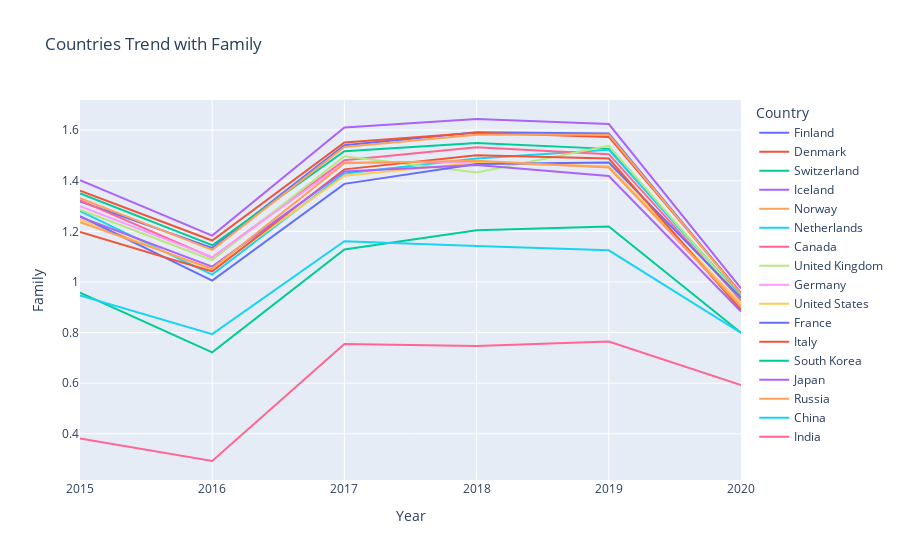

Notebook source saved alongside this figure:
### Code cell
fig=px.line(df_i,x='Year',y='Family',color='Country',title='Countries Trend with Family')
fig.show()

### Figure 1 — Plotly figure (JSON) as saved in the notebook; plotly's stock layout.template omitted (floating-point values rounded to 4 significant figures)
{"data": [{"hovertemplate": "Country=Finland<br>Year=%{x}<br>Family=%{y}<extra></extra>", "legendgroup": "Finland", "line": {"color": "#636efa", "dash": "solid"}, "mode": "lines", "name": "Finland", "orientation": "v", "showlegend": true, "type": "scatter", "x": [2020, 2019, 2018, 2017, 2016, 2015], "xaxis": "x", "y": [0.9543, 1.587, 1.592, 1.54, 1.135, 1.318], "yaxis": "y"}, {"hovertemplate": "Country=Denmark<br>Year=%{x}<br>Family=%{y}<extra></extra>", "legendgroup": "Denmark", "line": {"color": "#EF553B", "dash": "solid"}, "mode": "lines", "name": "Denmark", "orientation": "v", "showlegend": true, "type": "scatter", "x": [2020, 2019, 2018, 2017, 2016, 2015], "xaxis": "x", "y": [0.956, 1.573, 1.59, 1.551, 1.164, 1.361], "yaxis": "y"}, {"hovertemplate": "Country=Switzerland<br>Year=%{x}<br>Family=%{y}<extra></extra>", "legendgroup": "Switzerland", "line": {"color": "#00cc96", "dash": "solid"}, "mode": "lines", "name": "Switzerland", "orientation": "v", "showlegend": true, "type": "scatter", "x": [2020, 2019, 2018, 2017, 2016, 2015], "xaxis": "x", "y": [0.9428, 1.526, 1.549, 1.517, 1.145, 1.35], "yaxis": "y"}, {"hovertemplate": "Country=Iceland<br>Year=%{x}<br>Family=%{y}<extra></extra>", "legendgroup": "Iceland", "line": {"color": "#ab63fa", "dash": "solid"}, "mode": "lines", "name": "Iceland", "orientation": "v", "showlegend": true, "type": "scatter", "x": [2020, 2019, 2018, 2017, 2016, 2015], "xaxis": "x", "y": [0.9747, 1.624, 1.644, 1.611, 1.183, 1.402], "yaxis": "y"}, {"hovertemplate": "Country=Norway<br>Year=%{x}<br>Family=%{y}<extra></extra>", "legendgroup": "Norway", "line": {"color": "#FFA15A", "dash": "solid"}, "mode": "lines", "name": "Norway", "orientation": "v", "showlegend": true, "type": "scatter", "x": [2020, 2019, 2018, 2017, 2016, 2015], "xaxis": "x", "y": [0.9525, 1.582, 1.582, 1.534, 1.127, 1.331], "yaxis": "y"}, {"hovertemplate": "Country=Netherlands<br>Year=%{x}<br>Family=%{y}<extra></extra>", "legendgroup": "Netherlands", "line": {"color": "#19d3f3", "dash": "solid"}, "mode": "lines", "name": "Netherlands", "orientation": "v", "showlegend": true, "type": "scatter", "x": [2020, 2019, 2018, 2017, 2016, 2015], "xaxis": "x", "y": [0.9391, 1.522, 1.488, 1.429, 1.029, 1.28], "yaxis": "y"}, {"hovertemplate": "Country=Canada<br>Year=%{x}<br>Family=%{y}<extra></extra>", "legendgroup": "Canada", "line": {"color": "#FF6692", "dash": "solid"}, "mode": "lines", "name": "Canada", "orientation": "v", "showlegend": true, "type": "scatter", "x": [2020, 2019, 2018, 2017, 2016, 2015], "xaxis": "x", "y": [0.9272, 1.505, 1.532, 1.481, 1.096, 1.323], "yaxis": "y"}, {"hovertemplate": "Country=United Kingdom<br>Year=%{x}<br>Family=%{y}<extra></extra>", "legendgroup": "United Kingdom", "line": {"color": "#B6E880", "dash": "solid"}, "mode": "lines", "name": "United Kingdom", "orientation": "v", "showlegend": true, "type": "scatter", "x": [2020, 2019, 2018, 2017, 2016, 2015], "xaxis": "x", "y": [0.9367, 1.538, 1.433, 1.496, 1.087, 1.285], "yaxis": "y"}, {"hovertemplate": "Country=Germany<br>Year=%{x}<br>Family=%{y}<extra></extra>", "legendgroup": "Germany", "line": {"color": "#FF97FF", "dash": "solid"}, "mode": "lines", "name": "Germany", "orientation": "v", "showlegend": true, "type": "scatter", "x": [2020, 2019, 2018, 2017, 2016, 2015], "xaxis": "x", "y": [0.8989, 1.454, 1.474, 1.473, 1.098, 1.299], "yaxis": "y"}, {"hovertemplate": "Country=United States<br>Year=%{x}<br>Family=%{y}<extra></extra>", "legendgroup": "United States", "line": {"color": "#FECB52", "dash": "solid"}, "mode": "lines", "name": "United States", "orientation": "v", "showlegend": true, "type": "scatter", "x": [2020, 2019, 2018, 2017, 2016, 2015], "xaxis": "x", "y": [0.9142, 1.457, 1.471, 1.42, 1.048, 1.247], "yaxis": "y"}, {"hovertemplate": "Country=France<br>Year=%{x}<br>Family=%{y}<extra></extra>", "legendgroup": "France", "line": {"color": "#636efa", "dash": "solid"}, "mode": "lines", "name": "France", "orientation": "v", "showlegend": true, "type": "scatter", "x": [2020, 2019, 2018, 2017, 2016, 2015], "xaxis": "x", "y": [0.9371, 1.472, 1.466, 1.388, 1.005, 1.26], "yaxis": "y"}, {"hovertemplate": "Country=Italy<br>Year=%{x}<br>Family=%{y}<extra></extra>", "legendgroup": "Italy", "line": {"color": "#EF553B", "dash": "solid"}, "mode": "lines", "name": "Italy", "orientation": "v", "showlegend": true, "type": "scatter", "x": [2020, 2019, 2018, 2017, 2016, 2015], "xaxis": "x", "y": [0.8899, 1.488, 1.501, 1.445, 1.042, 1.198], "yaxis": "y"}, {"hovertemplate": "Country=South Korea<br>Year=%{x}<br>Family=%{y}<extra></extra>", "legendgroup": "South Korea", "line": {"color": "#00cc96", "dash": "solid"}, "mode": "lines", "name": "South Korea", "orientation": "v", "showlegend": true, "type": "scatter", "x": [2020, 2019, 2018, 2017, 2016, 2015], "xaxis": "x", "y": [0.7994, 1.219, 1.204, 1.128, 0.7219, 0.9577], "yaxis": "y"}, {"hovertemplate": "Country=Japan<br>Year=%{x}<br>Family=%{y}<extra></extra>", "legendgroup": "Japan", "line": {"color": "#ab63fa", "dash": "solid"}, "mode": "lines", "name": "Japan", "orientation": "v", "showlegend": true, "type": "scatter", "x": [2020, 2019, 2018, 2017, 2016, 2015], "xaxis": "x", "y": [0.8835, 1.419, 1.462, 1.436, 1.061, 1.257], "yaxis": "y"}, {"hovertemplate": "Country=Russia<br>Year=%{x}<br>Family=%{y}<extra></extra>", "legendgroup": "Russia", "line": {"color": "#FFA15A", "dash": "solid"}, "mode": "lines", "name": "Russia", "orientation": "v", "showlegend": true, "type": "scatter", "x": [2020, 2019, 2018, 2017, 2016, 2015], "xaxis": "x", "y": [0.9032, 1.452, 1.479, 1.469, 1.053, 1.236], "yaxis": "y"}, {"hovertemplate": "Country=China<br>Year=%{x}<br>Family=%{y}<extra></extra>", "legendgroup": "China", "line": {"color": "#19d3f3", "dash": "solid"}, "mode": "lines", "name": "China", "orientation": "v", "showlegend": true, "type": "scatter", "x": [2020, 2019, 2018, 2017, 2016, 2015], "xaxis": "x", "y": [0.7988, 1.125, 1.142, 1.161, 0.7938, 0.9467], "yaxis": "y"}, {"hovertemplate": "Country=India<br>Year=%{x}<br>Family=%{y}<extra></extra>", "legendgroup": "India", "line": {"color": "#FF6692", "dash": "solid"}, "mode": "lines", "name": "India", "orientation": "v", "showlegend": true, "type": "scatter", "x": [2020, 2019, 2018, 2017, 2016, 2015], "xaxis": "x", "y": [0.5922, 0.765, 0.747, 0.7544, 0.2925, 0.3817], "yaxis": "y"}], "layout": {"legend": {"title": {"text": "Country"}, "tracegroupgap": 0}, "title": {"text": "Countries Trend with Family"}, "xaxis": {"anchor": "y", "domain": [0, 1], "title": {"text": "Year"}}, "yaxis": {"anchor": "x", "domain": [0, 1], "title": {"text": "Family"}}}}
